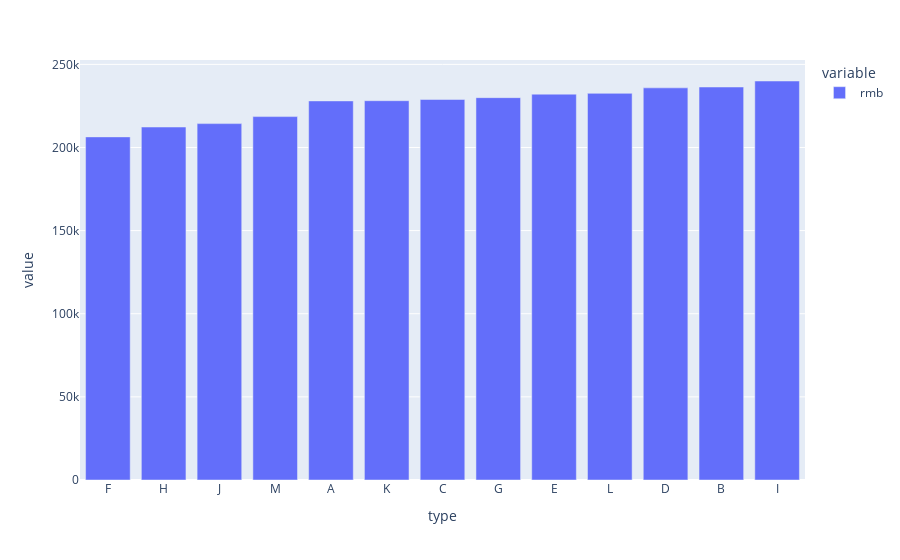

The cell this chart's notebook holds for it:
### Code cell
# 这里再复习了之前的 sort_values 
# 按 rmb 排序后再算图
sorted_sum_df = sum_df.sort_values(by='rmb')
fig2 = sorted_sum_df.plot.bar()
fig2.show()

### Figure 1 — Plotly figure (JSON) as saved in the notebook; plotly's stock layout.template omitted (floating-point values rounded to 4 significant figures)
{"data": [{"alignmentgroup": "True", "hovertemplate": "variable=rmb<br>type=%{x}<br>value=%{y}<extra></extra>", "legendgroup": "rmb", "marker": {"color": "#636efa"}, "name": "rmb", "offsetgroup": "rmb", "orientation": "v", "showlegend": true, "textposition": "auto", "type": "bar", "x": ["F", "H", "J", "M", "A", "K", "C", "G", "E", "L", "D", "B", "I"], "xaxis": "x", "y": [206378, 212301, 214356, 218575, 228007, 228146, 228876, 229962, 232074, 232547, 235864, 236375, 239990], "yaxis": "y"}], "layout": {"barmode": "relative", "legend": {"title": {"text": "variable"}, "tracegroupgap": 0}, "margin": {"t": 60}, "xaxis": {"anchor": "y", "domain": [0, 1], "title": {"text": "type"}}, "yaxis": {"anchor": "x", "domain": [0, 1], "title": {"text": "value"}}}}
